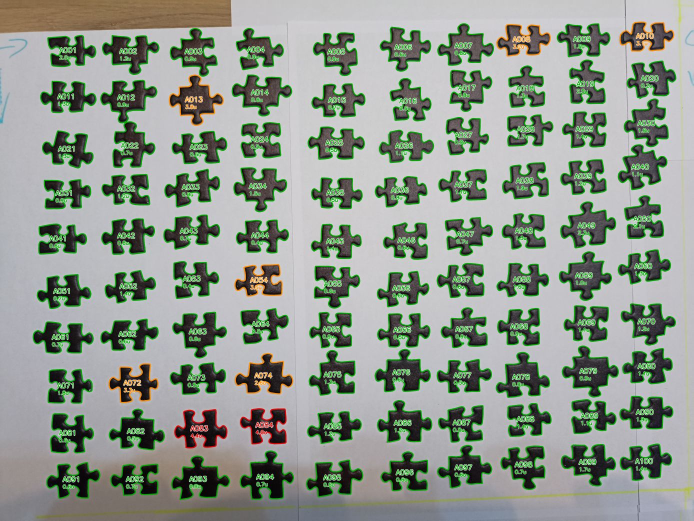
#> input picture reports/measurements/A_2026-11-18.jpg, 1387 x 1042 px (shown at 1/2 size)
$ python -i measure_sheets.py   (imports and definitions only)
#> lines starting #> are read from the running program, lines starting #| are printed output that depends on the picture; after the words box and inside, x2 and y2 are one past the last pixel; in counts of white or black regions, pixels touching at a corner belong together
### src/common.py
"""Paths, photo inventory and shared helpers."""
import os, json
import numpy as np

ROOT = os.path.dirname(os.path.dirname(os.path.abspath(__file__)))   # repository root
PHOTOS = os.path.join(ROOT, "photos")
DATA = os.path.join(ROOT, "data")
CATALOG = os.path.join(ROOT, "catalog")
BOARD_DIR = os.path.join(ROOT, "board")
REPORTS = os.path.join(ROOT, "reports")
SHEETS = ["A", "B", "C", "D", "E"]
SIDE_NAMES = ["N", "E", "S", "W"]


def load_json(path):
#> further down, picture is the input picture: shape (1042, 1387, 3); mean B, G, R 140.2, 151.2, 142.3
    with open(path, encoding="utf-8") as f:
        return json.load(f)


# [14 lines left out: function save_json, not called in this run]


MANIFEST = load_json(os.path.join(PHOTOS, "manifest.json"))
SHEET_PHOTOS = MANIFEST["sheets"]["photos"]
BOARD_PHOTO = MANIFEST["board"]["reference"]


def photo_path(rel):
    return os.path.join(PHOTOS, rel)


def photo_key(rel):
    """Short photo identifier: file name without extension (e.g. A_col01-05_2026-11-19)."""
    return os.path.splitext(os.path.basename(rel))[0]


# [6 lines left out: function load_photo, not called in this run]


def piece_id(sheet, number):
    return f"{sheet}{number:03d}"


# [14 lines left out: functions load_raw, cell_rc, not called in this run]

### src/measure_sheets.py
"""Stage 1 — measure every piece on every sheet photo (one "view" per piece and per photo).

For each photo of photos/manifest.json (sheets.photos): segmentation (the photo's "contour" method),
sub-pixel contour, corners (2 passes: the 2nd knows the median size), provisional scale (log-linear field over
the pieces of the photo, constant below 30 pieces; fusion.py then recalibrates it on the other photos),
canonical "standing piece" frame, profiles of the 4 sides.

Numbering by POSITION, same rule for every sheet: the pieces of the useful zone ("zone_x" / "zone_y",
fractions of width / height) are arranged in "rows" × ("columns"[1] − "columns"[0] + 1) by
k-means (columns on x; rows by rank within the column, or k-means on y if a column is incomplete).
Number = "number_grid"[row][column] if the photo declares it (layout other than the grid of 10: former layout
of a sheet), otherwise row × 10 + sheet column. Out of the zone (pieces of another sheet in the frame):
view "out_of_zone", ignored by the fusion (other height, hence other scale).

Outputs: data/measurements/measurements.json (photos + views) and data/measurements/measurements_raw.npz
(keys "<photo>#<k>__<field>").
"""
import os, sys
import cv2
import numpy as np
from multiprocessing import Pool

sys.path.insert(0, os.path.dirname(os.path.abspath(__file__)))
from common import DATA, SHEET_PHOTOS, save_json, load_json, load_photo, photo_key, piece_id
from geometry import find_corners, refine_corners, canonical, kmeans1d
from segmentation import METHODS

# [1 line that did not run here, left out]
PLATE_COLS = 10           # every sheet is numbered in rows of 10 (E: 10 + 2)
# Working resolution. The segmentation parameters are in pixels, tuned on photos of 2.2 px/u (whole sheets, 16 Mpx)
# and 3.0–3.5 px/u (half sheets). A sharper-sampled photo (64 Mpx whole sheet ≈ 4.3 px/u, edge blur ≈ 1 u, i.e. no
# detail finer than the half sheets) is measured at WORK_PPU after an area resampling; coordinates are stored in
# pixels of the original photo. Photos up to WORK_PPU_MAX are measured as they are (outputs unchanged; the photos of
# the 18th and 19th are at most 3.55 px/u, the estimate below is good to ±5 %).
WORK_PPU, WORK_PPU_MAX = 3.2, 4.0
PPU_AREA_RATIO = 94.0     # √(median area of a piece, px) / (px per u): 90–99 on the photos of the 18th and 19th


def rough_ppu(img):
    """px per u to ±5 %, from the median area of the dark blobs on a 1/8 image (before any segmentation)."""
    H, W = img.shape[:2]
#> H = 1042; W = 1387
    g = cv2.cvtColor(cv2.resize(img, (W // 8, H // 8), interpolation=cv2.INTER_AREA), cv2.COLOR_BGR2GRAY)
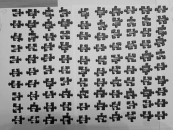
#> g: shape (130, 173); min 7, max 209, mean 147.3
    _, th = cv2.threshold(g, 0, 255, cv2.THRESH_BINARY_INV + cv2.THRESH_OTSU)
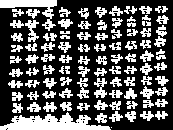
#> th: shape (130, 173); 34.9% white; 103 white regions (6 under 20 px), largest, box (x1, y1, x2, y2) and area: (0, 112, 111, 130) 1146, (0, 0, 57, 31) 552, (25, 20, 39, 42) 150
    a = cv2.connectedComponentsWithStats(th)[2][1:, 4].astype(float)
#> a = 103 values, max 1146 at index 100, min 1 at index 102, mean 76.17
    a = a[(a > 30) & (a < 0.02 * g.size)]
#> a = 87 values, max 150 at index 12, min 31 at index 15, mean 67.32
    return float(np.sqrt(np.median(a[a > 0.3 * np.median(a)]) * 64) / PPU_AREA_RATIO)


def to_original(P, zoom):
    return P.tolist() if zoom == 1.0 else (P / zoom).round(1).tolist()


def working_image(img):
    """(image to measure, zoom = working px / original px)."""
    ppu = rough_ppu(img)
#> ppu = 0.686
    if ppu <= WORK_PPU_MAX:
        return img, 1.0
    z = WORK_PPU / ppu
    return cv2.resize(img, None, fx=z, fy=z, interpolation=cv2.INTER_AREA), z


# [127 lines left out: functions number_by_position, fit_scale, measure, main, not called in this run]


# [2 lines not run here, left out]

>>> import cv2
>>> picture = cv2.imread('../reports/measurements/A_2026-11-18.jpg')
>>> result = working_image(picture)

$ run again, on reports/measurements/B_col01-05_2026-11-19.jpg
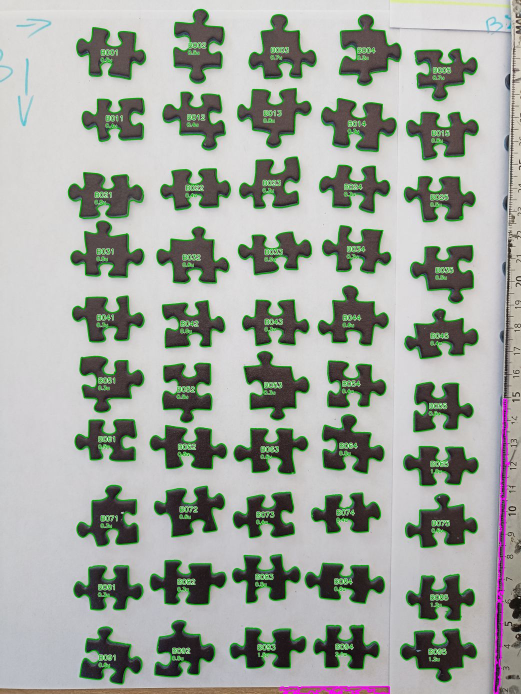
#> input picture reports/measurements/B_col01-05_2026-11-19.jpg, 1042 x 1387 px (shown at 1/2 size)
#> picture is the input picture: shape (1387, 1042, 3); mean B, G, R 158.8, 166.5, 161.4
#> in rough_ppu, `g = cv2.cvtColor(cv2.resize(img, (W // 8, H // 8), interpolation=cv2.I..`:
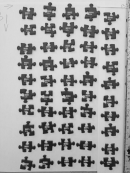
#> g: shape (173, 130); min 21, max 226, mean 164.1
#> in rough_ppu, `_, th = cv2.threshold(g, 0, 255, cv2.THRESH_BINARY_INV + cv2.THRESH_OT..`:
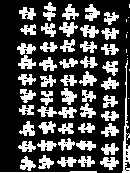
#> th: shape (173, 130); 29.7% white; 62 white regions (10 under 20 px), largest, box (x1, y1, x2, y2) and area: (122, 60, 130, 173) 314, (61, 88, 77, 105) 153, (59, 22, 78, 37) 147
#> in rough_ppu, `a = cv2.connectedComponentsWithStats(th)[2][1:, 4].astype(float)`: a = 62 values, max 314 at index 28, min 1 at index 6, mean 107.7
#> in rough_ppu, `a = a[(a > 30) & (a < 0.02 * g.size)]`: a = 52 values, max 314 at index 20, min 102 at index 32, mean 128
#> ppu = 0.952

$ run again, on reports/measurements/B_col06-10_2026-11-19.jpg
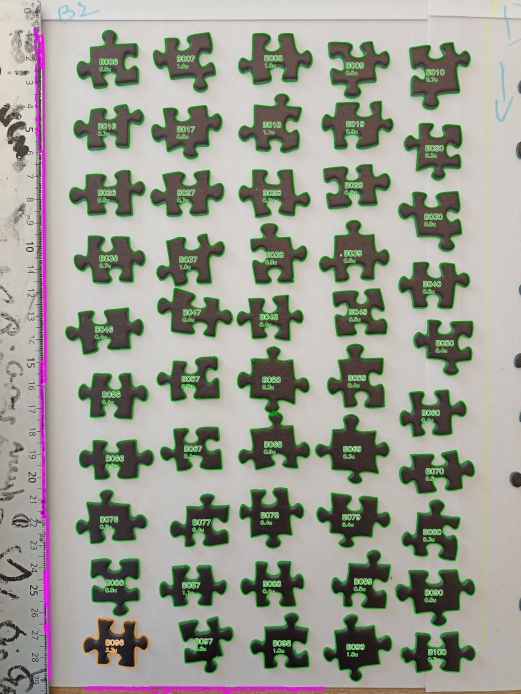
#> input picture reports/measurements/B_col06-10_2026-11-19.jpg, 1042 x 1387 px (shown at 1/2 size)
#> picture is the input picture: shape (1387, 1042, 3); mean B, G, R 145.5, 156.7, 155.1
#> in rough_ppu, `g = cv2.cvtColor(cv2.resize(img, (W // 8, H // 8), interpolation=cv2.I..`:
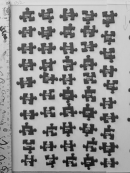
#> g: shape (173, 130); min 17, max 220, mean 154.9
#> in rough_ppu, `_, th = cv2.threshold(g, 0, 255, cv2.THRESH_BINARY_INV + cv2.THRESH_OT..`:
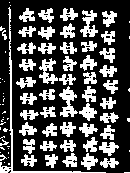
#> th: shape (173, 130); 30.9% white; 86 white regions (35 under 20 px), largest, box (x1, y1, x2, y2) and area: (0, 7, 106, 173) 556, (59, 86, 78, 117) 286, (80, 10, 98, 37) 247
#> in rough_ppu, `a = cv2.connectedComponentsWithStats(th)[2][1:, 4].astype(float)`: a = 86 values, max 556 at index 2, min 1 at index 0, mean 80.8
#> in rough_ppu, `a = a[(a > 30) & (a < 0.02 * g.size)]`: a = 47 values, max 286 at index 23, min 102 at index 20, mean 131.8
#> ppu = 0.936

$ run again, on reports/measurements/C_2026-11-18.jpg
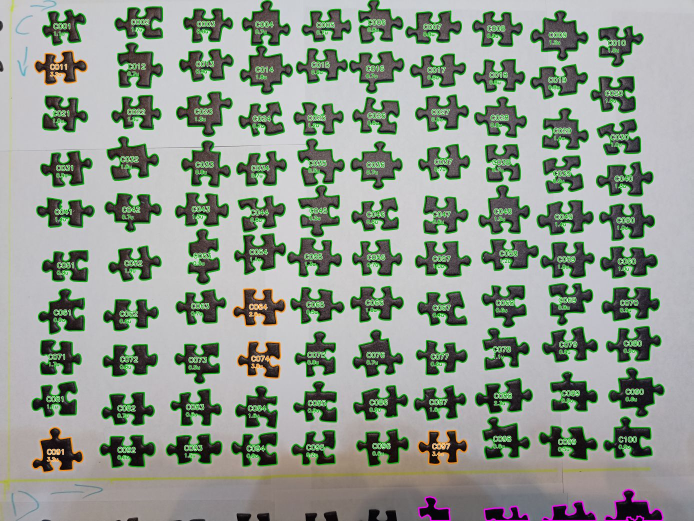
#> input picture reports/measurements/C_2026-11-18.jpg, 1387 x 1042 px (shown at 1/2 size)
#> picture is the input picture: shape (1042, 1387, 3); mean B, G, R 141.9, 153.1, 143.9
#> in rough_ppu, `g = cv2.cvtColor(cv2.resize(img, (W // 8, H // 8), interpolation=cv2.I..`:
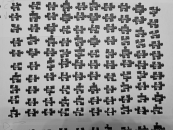
#> g: shape (130, 173); min 6, max 212, mean 149.1
#> in rough_ppu, `_, th = cv2.threshold(g, 0, 255, cv2.THRESH_BINARY_INV + cv2.THRESH_OT..`:
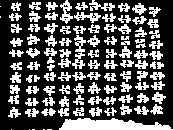
#> th: shape (130, 173); 34% white; 108 white regions (7 under 20 px), largest, box (x1, y1, x2, y2) and area: (59, 118, 173, 130) 955, (72, 35, 86, 69) 210, (60, 0, 73, 24) 150
#> in rough_ppu, `a = cv2.connectedComponentsWithStats(th)[2][1:, 4].astype(float)`: a = 108 values, max 955 at index 102, min 1 at index 8, mean 70.72
#> in rough_ppu, `a = a[(a > 30) & (a < 0.02 * g.size)]`: a = 96 values, max 210 at index 29, min 31 at index 34, mean 68.29
#> ppu = 0.689
